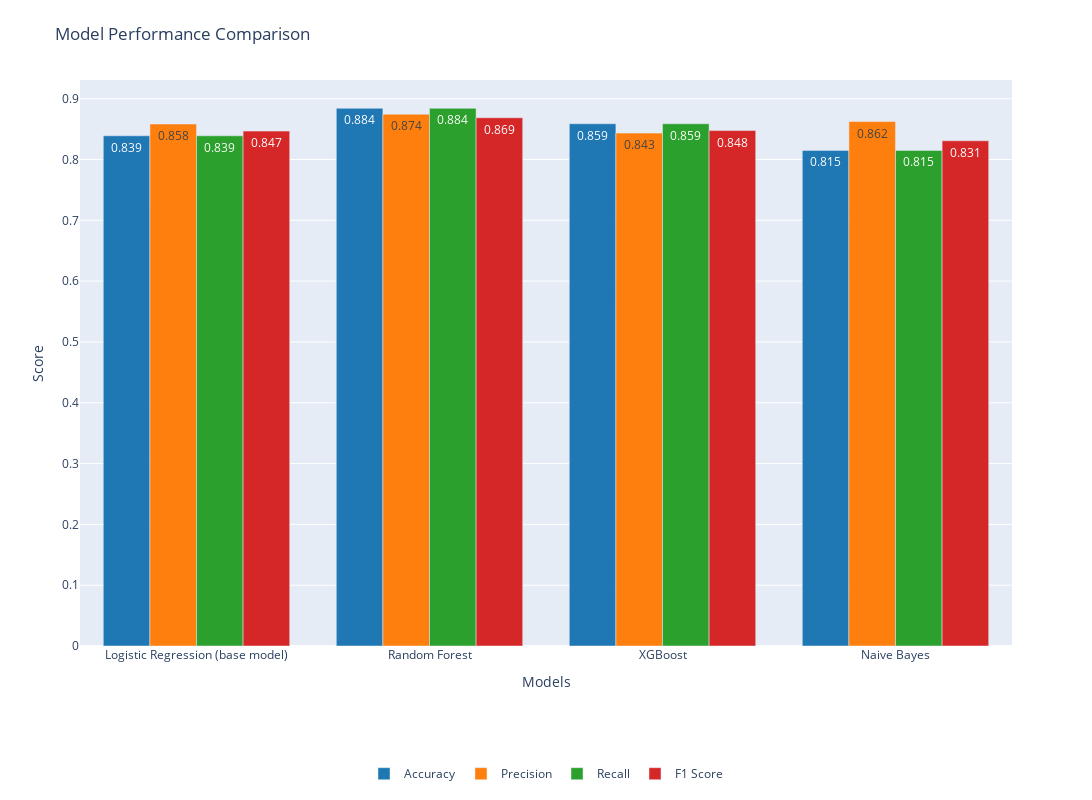

Notebook code for this chart:
### Markdown cell above
### **Model Performance Visualization**

### Code cell
# Plot 1. Model performance comparison (bar chart)
fig_bar = go.Figure()
metrics = ['accuracy', 'precision', 'recall', 'f1_score']
colors = ['#1f77b4', '#ff7f0e', '#2ca02c', '#d62728']

for i, metric in enumerate(metrics):
    fig_bar.add_trace(go.Bar(
        x=results_df.index,
        y=results_df[metric],
        name=metric.replace('_', ' ').title(),
        marker_color=colors[i],
        text=results_df[metric].round(3),
        textposition='auto'
    ))

fig_bar.update_layout(
    title='Model Performance Comparison',
    xaxis_title='Models',
    yaxis_title='Score',
    barmode='group',
    height=800,
    width=1300,
    legend=dict(orientation="h", y=-0.2, x=0.5, xanchor="center"),
    margin=dict(t=80, b=100)
)

fig_bar.show()

### Figure 1 — Plotly figure (JSON) as saved in the notebook; plotly's stock layout.template omitted (floating-point values rounded to 4 significant figures)
{"data": [{"marker": {"color": "#1f77b4"}, "name": "Accuracy", "text": [0.839, 0.884, 0.859, 0.815], "textposition": "auto", "type": "bar", "x": ["Logistic Regression (base model)", "Random Forest", "XGBoost", "Naive Bayes"], "y": [0.839, 0.8842, 0.8588, 0.815]}, {"marker": {"color": "#ff7f0e"}, "name": "Precision", "text": [0.858, 0.874, 0.843, 0.862], "textposition": "auto", "type": "bar", "x": ["Logistic Regression (base model)", "Random Forest", "XGBoost", "Naive Bayes"], "y": [0.8583, 0.8744, 0.8434, 0.8625]}, {"marker": {"color": "#2ca02c"}, "name": "Recall", "text": [0.839, 0.884, 0.859, 0.815], "textposition": "auto", "type": "bar", "x": ["Logistic Regression (base model)", "Random Forest", "XGBoost", "Naive Bayes"], "y": [0.839, 0.8842, 0.8588, 0.815]}, {"marker": {"color": "#d62728"}, "name": "F1 Score", "text": [0.847, 0.869, 0.848, 0.831], "textposition": "auto", "type": "bar", "x": ["Logistic Regression (base model)", "Random Forest", "XGBoost", "Naive Bayes"], "y": [0.8467, 0.8687, 0.8476, 0.8308]}], "layout": {"barmode": "group", "height": 800, "legend": {"orientation": "h", "x": 0.5, "xanchor": "center", "y": -0.2}, "margin": {"b": 100, "t": 80}, "title": {"text": "Model Performance Comparison"}, "width": 1300, "xaxis": {"title": {"text": "Models"}}, "yaxis": {"title": {"text": "Score"}}}}
